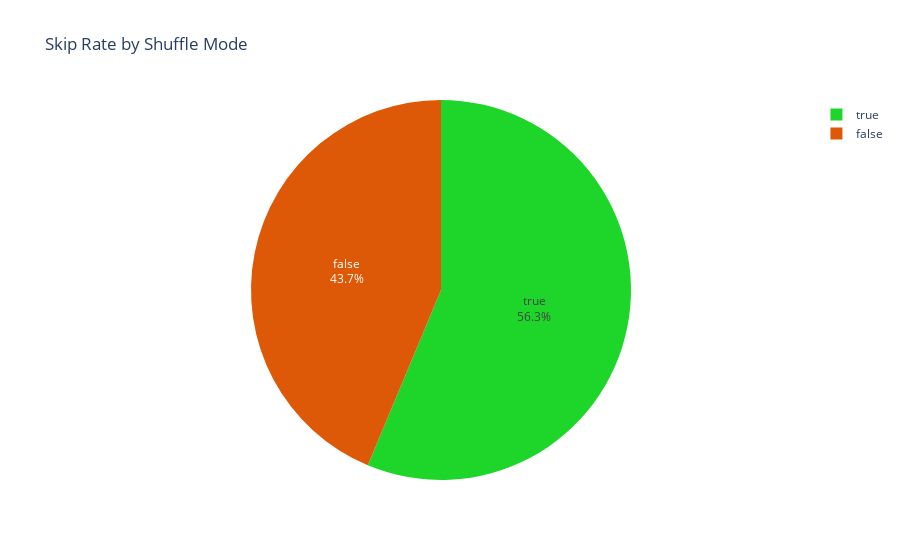

Here is the notebook cell this chart was saved with:
### Code cell
skip_rate_shuffle = (
    df.groupby('shuffle')['skipped']
    .mean()
    .reset_index()
    .rename(columns={'skipped': 'skip_rate'})
)

fig = px.pie(
    skip_rate_shuffle,
    values='skip_rate',
    names='shuffle',
    title='Skip Rate by Shuffle Mode',
    color_discrete_sequence=["#1ED62A", "#DD5907"],

)

fig.update_traces(textinfo='percent+label')
fig.update_layout(showlegend=True)
fig.show()

### Figure 1 — Plotly figure (JSON) as saved in the notebook; plotly's stock layout.template omitted (floating-point values rounded to 4 significant figures)
{"data": [{"domain": {"x": [0, 1], "y": [0, 1]}, "hovertemplate": "shuffle=%{label}<br>skip_rate=%{value}<extra></extra>", "labels": [false, true], "legendgroup": "", "name": "", "showlegend": true, "textinfo": "percent+label", "type": "pie", "values": [0.04324, 0.05569]}], "layout": {"legend": {"tracegroupgap": 0}, "piecolorway": ["#1ED62A", "#DD5907"], "showlegend": true, "title": {"text": "Skip Rate by Shuffle Mode"}}}
